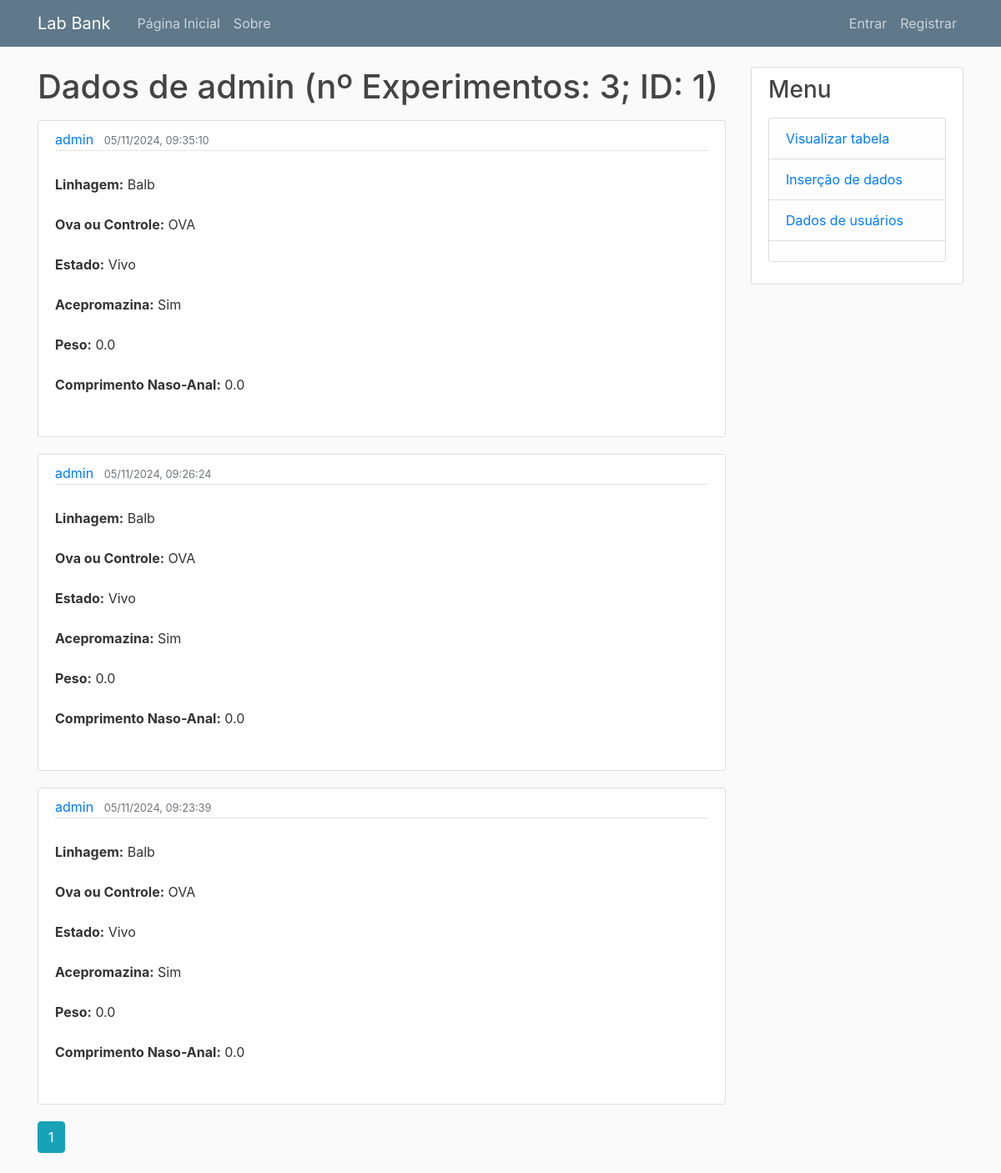
Page /table/admin on the earlier database version.
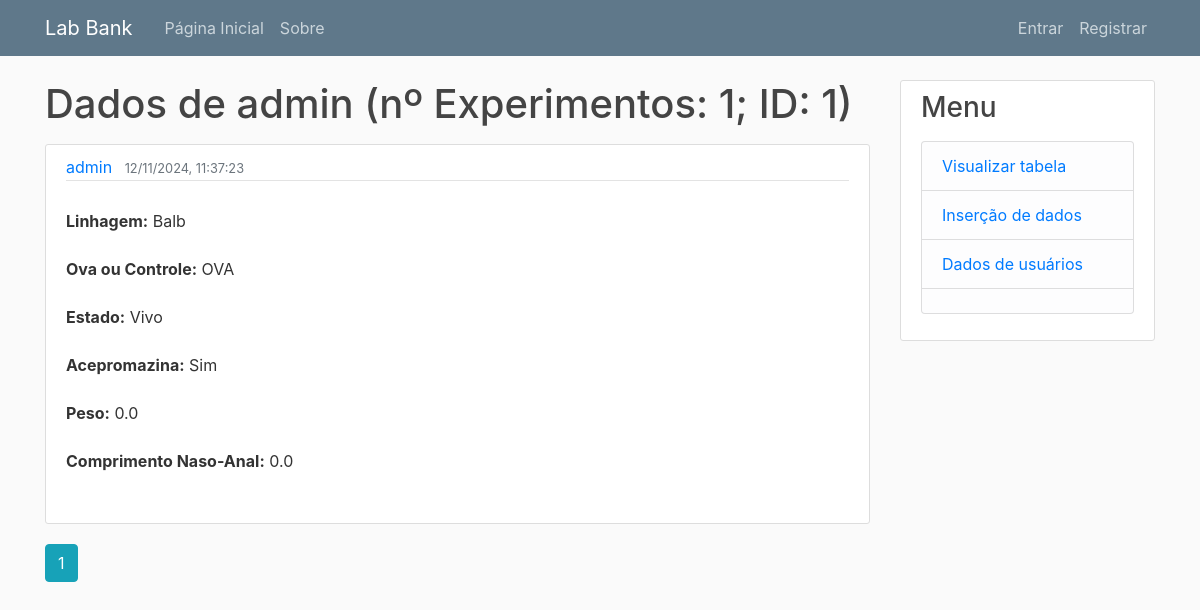
Same page on the later database version.
### lab_bank/models.py (models this page shows, shortened)
class User(db.Model, UserMixin):
    id = db.Column(db.Integer, primary_key=True)
    username = db.Column(db.String(100), unique=True, nullable=False)
    email = db.Column(db.String(200), unique=True, nullable=False)
    profile_picture = db.Column(db.String(20), nullable=False, default='default.jpg')
    password = db.Column(db.String(60))
    posts = db.relationship('Post', backref='author', lazy=True)
    subjects = db.relationship('Subject', backref='owner', lazy=True)

class Subject(db.Model):
    id = db.Column(db.Integer, primary_key=True)
    date = db.Column(db.Date, nullable=False)
    lineage = db.Column(db.Text)
    ova_or_control = db.Column(db.Text)
    dead_or_alive = db.Column(db.Text)
    acepromazine = db.Column(db.Text)
    weight = db.Column(db.Float)
    naso_anal_length = db.Column(db.Float)
    user_id = db.Column(db.Integer, db.ForeignKey('user.id'), nullable=False)
    date_created = db.Column(db.DateTime, nullable=False, default=datetime.now(pytz.timezone('America/Sao_Paulo')))
    excel_file_path = db.Column(db.String(255))

### lab_bank/table/routes.py (the view)
@table.route("/table/<string:username>")
def user_subjects(username):
    page = request.args.get('page', 1, type = int)
    user = User.query.filter_by(username = username).first_or_404()
    subjects = Subject.query.filter_by(owner = user).order_by(Subject.id.desc()).paginate(page = page, per_page = 7)
    return render_template('user_subjects.html', user = user, title = f'Dados de {username}', subjects = subjects)

### lab_bank/templates/user_subjects.html (shortened to what this page needs)
{% extends 'layout.html' %}
{% block content %}
<h1 class="mb-3"> Dados de {{ user.username }} (nº Experimentos: {{ subjects.total }}; ID: {{ user.id }})</h1>
{% for subject in subjects.items %}
	<article class="media content-section">
		<div class="media-body">
			<div class="article-metadata">
				<a class="mr-2" href="{{ url_for('table.user_subjects', username=subject.owner.username) }}">{{ user.username }}</a>
				<small class="text-muted">{{ subject.date_created.strftime('%d/%m/%Y, %H:%M:%S') }}</small>
			</div>
			<p class="article-content">
				<strong>Linhagem:</strong> {{ subject.lineage}}<br>
				<strong>Ova ou Controle:</strong> {{ subject.ova_or_control }}<br>
				<strong>Estado:</strong> {{ subject.dead_or_alive }}<br>
				<strong>Acepromazina:</strong> {{ subject.acepromazine }}<br>
				<strong>Peso:</strong> {{ subject.weight }}<br>
				<strong>Comprimento Naso-Anal:</strong> {{ subject.naso_anal_length }}<br>
			</p>
	</article>
{% endfor %}
{% for page_num in subjects.iter_pages() %}
	{% if page_num %}
		{% if subjects.page == page_num %}
			<a class="btn btn-info mb-4" href="{{ url_for('table.user_subjects', username=user.username, page=page_num) }}"> {{ page_num }} </a>
		{% else %}
			<a class="btn btn-outline-info mb-4" href="{{ url_for('table.user_subjects', username=user.username, page=page_num) }}"> {{ page_num }} </a>
		{% endif %}
	{% else %}
		...
	{% endif %}
{% endfor %}
{% endblock %}

### lab_bank/templates/layout.html (shortened to what this page needs)
<!DOCTYPE html>
<html>
	<head>
		<link rel="stylesheet" href="https://maxcdn.bootstrapcdn.com/bootstrap/4.0.0/css/bootstrap.min.css">
		<link rel="stylesheet" type="text/css" href="{{ url_for('static', filename='main.css') }}">
</head>
					<body>
						<header class="site-header">
							<nav class="navbar navbar-expand-md navbar-dark bg-steel fixed-top">
								<div class="container">
									<a class="navbar-brand mr-4" href="/">Lab Bank</a>
									<div class="collapse navbar-collapse" id="navbarToggle">
										<div class="navbar-nav mr-auto">
											<a class="nav-item nav-link" href="{{ url_for('main.home') }}">Página Inicial</a>
											<a class="nav-item nav-link" href="{{ url_for('main.about') }}">Sobre</a>
										</div>
										<div class="navbar-nav">
										{% if current_user.is_authenticated %}
											<a class="nav-item nav-link" href="{{ url_for('users.account') }}">Conta</a>
											<a class="nav-item nav-link" href="{{ url_for('users.logout') }}">Sair</a>
		{% else %}
		  <a class="nav-item nav-link" href="{{ url_for('users.login') }}">Entrar</a>
											<a class="nav-item nav-link" href="{{ url_for('users.register') }}">Registrar</a>
		{% endif %}
	</div>
									</div>
								</div>
							</nav>
						</header>
						<main role="main" class="container">
							<div class="row">
								<div class="col-md-9">
          {% block content %}{% endblock %}
        </div>
								<div class="col-md-3">
									<div class="content-section">
										<h3>Menu</h3>
										<p class='text-muted'>
											<ul class="list-group">
												<li class="list-group-item list-group-item-light">
												<a href = "{{ url_for('table.display_table') }}"> Visualizar tabela </a>
												</li>
												<li class="list-group-item list-group-item-light">
												<a href = "{{ url_for('table.insert_data') }}"> Inserção de dados </a>
												</li>
												<li class="list-group-item list-group-item-light">
												<a href = "{{ url_for('users.user_list') }}"> Dados de usuários </a>
												</li>
												<li class="list-group-item list-group-item-light">
												</li>
											</ul>
										</p>
									</div>
								</div>
							</div>
						</main>

### lab_bank/static/main.css (style rules this page uses)
body { background: #fafafa; color: #333333; margin-top: 5rem; }
h1, h2, h3, h4, h5, h6 { color: #444444; }
.bg-steel { background-color: #5f788a; }
.site-header .navbar-nav .nav-link { color: #cbd5db; }
.content-section { background: #ffffff; padding: 10px 20px; border: 1px solid #dddddd; border-radius: 3px; margin-bottom: 20px; }
.article-content { white-space: pre-line; }
.article-metadata { padding-bottom: 1px; margin-bottom: 4px; border-bottom: 1px solid #e3e3e3 }

Differences in the rows shown:
removed Subject: {{ user.username }} "admin", date_created "05/11/2024, 09:35:10", lineage "Balb", ova_or_control "OVA", dead_or_alive "Vivo", acepromazine "Sim", weight "0.0", naso_anal_length "0.0"
removed Subject: {{ user.username }} "admin", date_created "05/11/2024, 09:26:24", lineage "Balb", ova_or_control "OVA", dead_or_alive "Vivo", acepromazine "Sim", weight "0.0", naso_anal_length "0.0"
changed Subject "Balb": date_created "05/11/2024, 09:23:39" → "12/11/2024, 11:37:23"
Other differences:
{{ subjects.total }}: "3" → "1"
